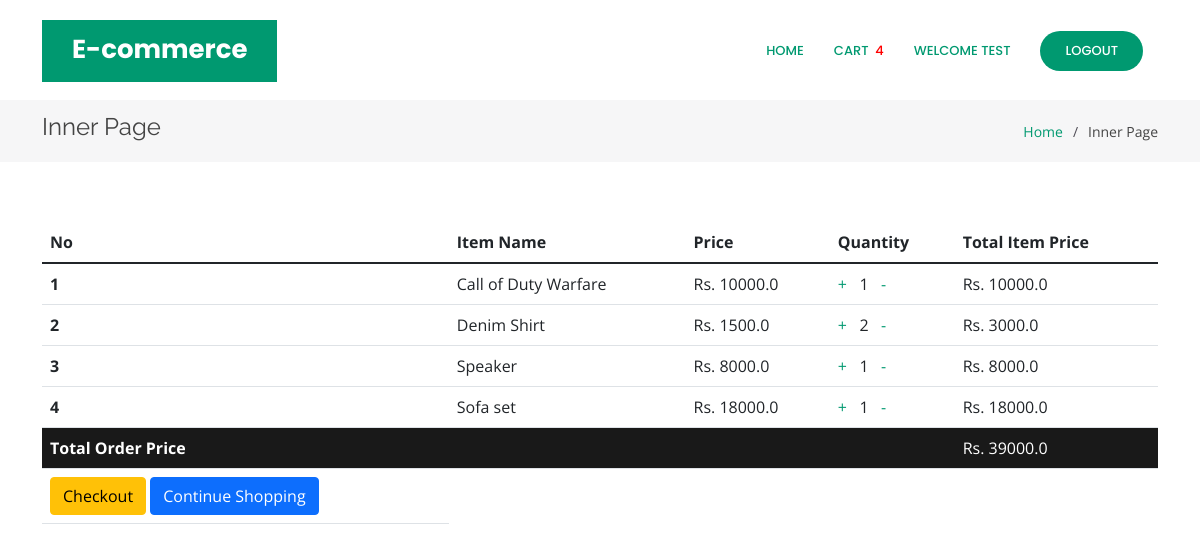
/orderlist (signed in), run on the app's committed database.
### core/models.py (models this page shows, shortened)
class Order(models.Model):
    user = models.ForeignKey(User, on_delete=models.CASCADE)
    items = models.ManyToManyField(OrderItem)
    start_date = models.DateTimeField(auto_now_add=True)
    ordered_date = models.DateTimeField()
    ordered = models.BooleanField(default=False)
    order_id = models.CharField(
        max_length=100, unique=True, default=None, blank=True, null=True
    )
    datetime_ofpayment = models.DateTimeField(auto_now_add=True)
    order_delivered = models.BooleanField(default=False)
    order_received = models.BooleanField(default=False)
    def get_total_price(self):
        total = 0
        for order_item in self.items.all():
            total += order_item.get_final_price()
        return total

class OrderItem(models.Model):
    user = models.ForeignKey(User, on_delete=models.CASCADE)
    ordered = models.BooleanField(default=False)
    product = models.ForeignKey(Product, on_delete=models.CASCADE)
    quantity = models.IntegerField(default=1)
    def get_total_item_price(self):
        return self.quantity * self.product.price
    def get_final_price(self):
        return self.get_total_item_price()

class Product(models.Model):
    name = models.CharField(max_length=100)
    category = models.ForeignKey("Category", on_delete=models.CASCADE)
    desc = models.TextField()
    price = models.FloatField(default=0.0)
    product_available_count = models.IntegerField(default=0)
    img = models.ImageField(upload_to="images/")

### core/views.py (the view)
# urls.py: path("orderlist", views.orderlist, name="orderlist"),
def orderlist(request):
    if Order.objects.filter(user=request.user, ordered=False).exists():
        order = Order.objects.get(user=request.user, ordered=False)
        return render(request, "core/orderlist.html", {"order": order})
    return render(request, "core/orderlist.html", {"message": "Your Cart is Empty"})

### core/templatetags/cart_template_tag.py (called while the page is built)
@register.filter
def cart_item_count(user):
    if user.is_authenticated:
        qs = Order.objects.filter(user=user,ordered=False)
        if qs.exists():
            return qs[0].items.count()
    return 0

### templates/core/orderlist.html (shortened to what this page needs)
<!DOCTYPE html>
{% load static %}
{% load cart_template_tag %}
<html lang="en">
<head>
  <link href="{% static 'vendor/aos/aos.css' %}" rel="stylesheet">
  <link href="{% static 'vendor/bootstrap/css/bootstrap.min.css' %}" rel="stylesheet">
  <link href="{% static 'vendor/bootstrap-icons/bootstrap-icons.css' %}" rel="stylesheet">
  <link href="{% static 'vendor/boxicons/css/boxicons.min.css' %}" rel="stylesheet">
  <link href="{% static 'vendor/glightbox/css/glightbox.min.css' %}" rel="stylesheet">
  <link href="{% static 'vendor/remixicon/remixicon.css' %}" rel="stylesheet">
  <link href="{% static 'vendor/swiper/swiper-bundle.min.css' %}" rel="stylesheet">
  <link href="{% static 'css/style.css' %}" rel="stylesheet">
</head>
<body>
  <header id="header" class="fixed-top d-flex align-items-center">
    <div class="container">
      <div class="header-container d-flex align-items-center justify-content-between">
        <div class="logo">
          <h1 class="text-light"><a href="index.html"><span>E-commerce</span></a></h1>
        </div>
        <nav id="navbar" class="navbar">
          <ul>
            {% if user.is_authenticated %}
            <li><a class="nav-link scrollto active" href="{% url 'index' %}">Home</a></li>
            <li><a class="nav-link scrollto active" href="{% url 'orderlist' %}">Cart&nbsp;&nbsp;
                <div style="color:red;">{{request.user | cart_item_count }}</div>
              </a></li>
            <li><a class="nav-link scrollto active" href="#hero">Welcome {{user.username}}</a></li>
            <li><a class="getstarted scrollto" href="{% url 'user_logout' %}">Logout</a></li>
            {% else %}
            <li><a class="getstarted scrollto" href="{% url 'user_login' %}">Login</a></li>
            <li><a class="getstarted scrollto" href="{% url 'user_register' %}">Register</a></li>
            {% endif %}
          </ul>
        </nav>
      </div>
    </div>
  </header>
  <main id="main">
    <section class="breadcrumbs">
      <div class="container">
        <div class="d-flex justify-content-between align-items-center">
          <h2>Inner Page</h2>
          <ol>
            <li><a href="{% url 'index' %}">Home</a></li>
            <li>Inner Page</li>
          </ol>
        </div>
      </div>
    </section>
    <section class="inner-page">
      <div class="container">
        <table class="table">
          <thead class="thead-dark">
            <tr>
              <th scope="col">No</th>
              <th scope="col">Item Name</th>
              <th scope="col">Price</th>
              <th scope="col">Quantity</th>
              <th scope="col">Total Item Price</th>
            </tr>
          </thead>
          <tbody>
            {% for order_item in order.items.all %}
            <tr>
              <th scope="row">{{forloop.counter}}</th>
              <td>{{ order_item.product.name }}</td>
              <td>Rs. {{ order_item.product.price }}</td>
              <td>
                <a href="{% url 'add_item' order_item.product.pk %}">+</a> &nbsp;
                {{ order_item.quantity }} &nbsp;
                <a href="{% url 'remove_item' order_item.product.pk %}">-</i></a>
              </td>
              <td>Rs. {{ order_item.get_total_item_price}}</td>
            </tr>
            {% endfor %}
            {% if order.get_total_price %}
            <tr class="row100 body" style="background-color:#191919;
              ">
              <td class="cell100 column1" style="color:white;"><b>Total Order Price</b></td>
              <td class="cell100 column2"></td>
              <td class="cell100 column3"></td>
              <td class="cell100 column4"></td>
              <td class="cell100 column5" style="color:white;"> Rs. {{order.get_total_price}}</td>
            </tr>
            <tr class="row100 body">
              <td class="cell100 column1">
                <a href="{% url 'checkout_page' %}" class="btn btn-warning float-right ml-2">Checkout</a>
                <a href="/" class="btn btn-primary float-right">Continue Shopping</a>
              </td>
            </tr>
            {% endif %}
          </tbody>
        </table>
      </div>
    </section>
  </main>
</body>
</html>

### static/css/style.css (style rules this page uses)
body { font-family: "Open Sans", sans-serif; color: #444444; }
a { color: #009970; text-decoration: none; }
h1, h2, h3, h4, h5, h6 { font-family: "Raleway", sans-serif; }
#header { transition: all 0.5s; z-index: 997; transition: all 0.5s; top: 20px; }
#header .header-container { background: #fff; }
#header .logo { overflow: hidden; padding: 16px 30px 12px 30px; background: #009970; }
#header .logo h1 { font-size: 26px; padding: 0; line-height: 1; font-weight: 700; font-family: "Poppins", sans-serif; }
#header .logo h1 a, #header .logo h1 a:hover { color: #fff; text-decoration: none; }
.navbar { padding: 0; }
.navbar ul { margin: 0; padding: 0; display: flex; list-style: none; align-items: center; }
.navbar li { position: relative; }
.navbar a, .navbar a:focus { display: flex; align-items: center; justify-content: space-between; padding: 10px 0 10px 30px; color: #36343a; transition: 0.3s; font-size: 13px; font-weight: 500; text-transform: uppercase; font-family: "Poppins", sans-serif; white-space: nowrap; transition: 0.3s; }
.navbar a:hover, .navbar .active, .navbar .active:focus, .navbar li:hover > a { color: #009970; }
.navbar .getstarted, .navbar .getstarted:focus { background: #009970; padding: 10px 25px; margin-left: 30px; margin-right: 15px; border-radius: 50px; color: #fff; }
section { padding: 60px 0; overflow: hidden; }
.breadcrumbs { padding: 15px 0; background: #f6f6f7; margin-top: 100px; }
.breadcrumbs h2 { font-size: 24px; line-height: 1; font-weight: 400; }
.breadcrumbs ol { display: flex; flex-wrap: wrap; list-style: none; padding: 0; margin: 0; font-size: 14px; }
.breadcrumbs ol li + li { padding-left: 10px; }
.breadcrumbs ol li + li::before { display: inline-block; padding-right: 10px; color: #4f4c55; content: "/"; }

### data on the page
OrderItem: product.name "Call of Duty Warfare", product.price "10000.0", quantity "1", get_total_item_price "10000.0"
OrderItem: product.name "Denim Shirt", product.price "1500.0", quantity "2", get_total_item_price "3000.0"
OrderItem: product.name "Speaker", product.price "8000.0", quantity "1", get_total_item_price "8000.0"
OrderItem: product.name "Sofa set", product.price "18000.0", quantity "1", get_total_item_price "18000.0"
Order: get_total_price "39000.0"

### other printed values
{{ request.user | cart_item_count }} "4"
{{ user.username }} "TEST"
